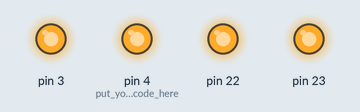
Bench run of a sketch on a simulated Arduino Mega 2560, built with avr-gcc and run on an emulated ATmega2560. On the bench: output pins drawn as LEDs (lit = HIGH).

Above: at 0.5 s.
At 1.5 s:
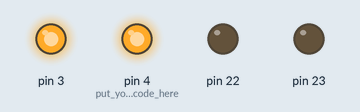
Timing chart, 0 to 3.0 s (numbered marks = the images above):
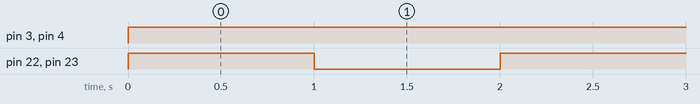

Measured:
- by itself, pin 3, pin 4 (put_your_setup_code_here): LOW → HIGH at 0.00 s
- by itself, pin 22, pin 23: alternates HIGH for 1.0 s and LOW for 1.0 s

The sketch:

plate_control.ino
```cpp
void setup() {
  pinMode(23,OUTPUT);
  pinMode(3,OUTPUT);
  pinMode(22,OUTPUT);
  pinMode(4,OUTPUT);// put your setup code here, to run once:

}

void loop() {
  analogWrite(3,255);
  analogWrite(4,255);
  digitalWrite(22,HIGH);
  digitalWrite(23,HIGH);
  delay(1000);
  analogWrite(3,255);
  analogWrite(4,255);
  digitalWrite(22,LOW);
  digitalWrite(23,LOW);
  delay(1000);
}
```
